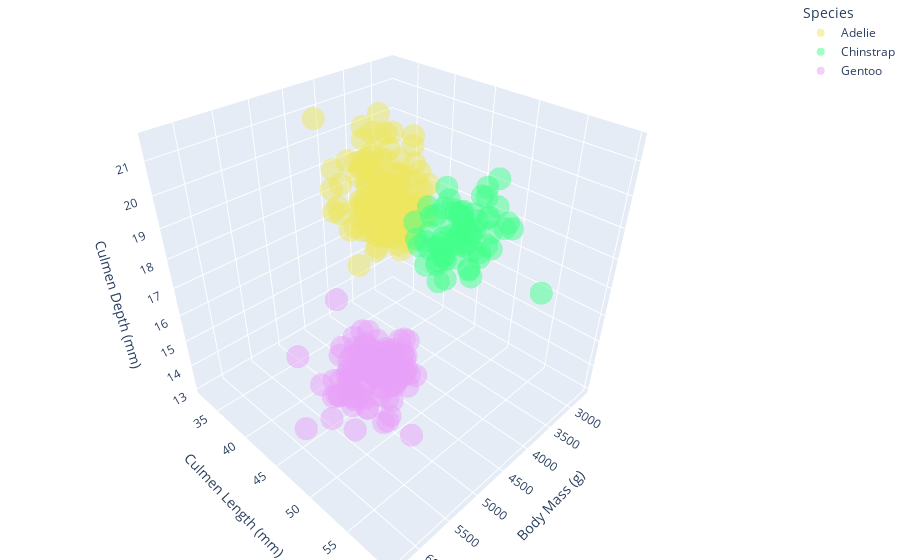

Notebook code for this chart:
### Code cell
colorz = ["#EDE65E","#42FF8A","#E8A1F8"]

fig = px.scatter_3d(penguins,
                    x = "Body Mass (g)",
                    y = "Culmen Length (mm)",
                    z = "Culmen Depth (mm)",
                    color = "Species",
                    color_discrete_sequence = colorz,
                    opacity = 0.5)

fig.update_layout(margin={"r":0,"t":0,"l":0,"b":0})
fig.show()
